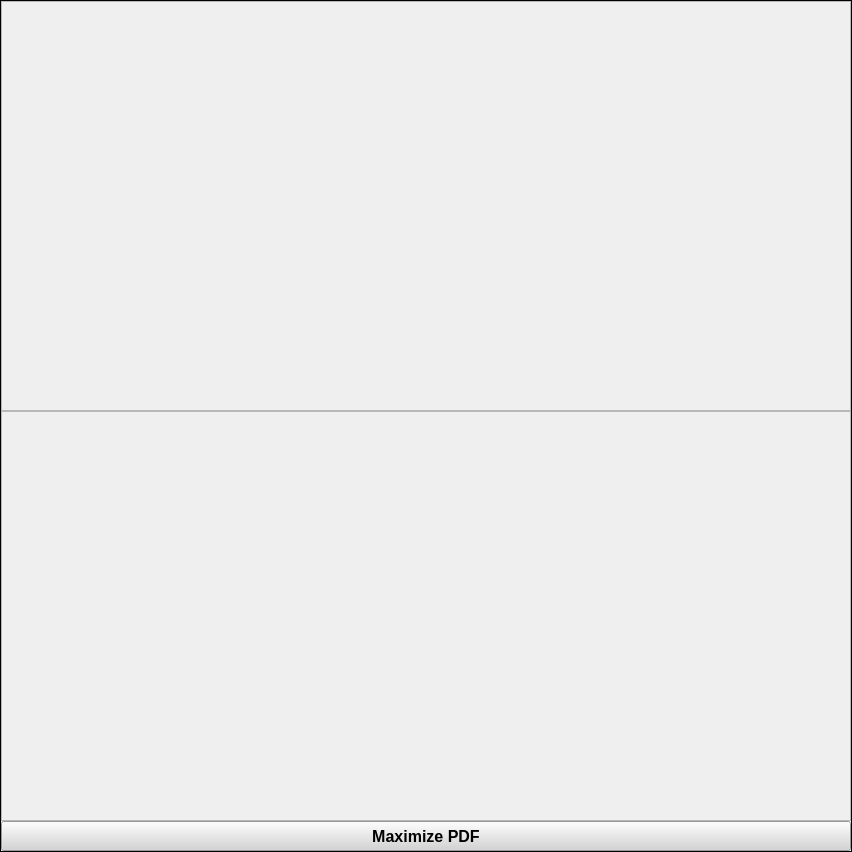
        <widget class="QFrame" name="table_pdf_video_frm">
         <property name="maximumSize">
          <size>
           <width>16777215</width>
           <height>16777215</height>
          </size>
         </property>
         <property name="frameShape">
          <enum>QFrame::Box</enum>
         </property>
         <property name="frameShadow">
          <enum>QFrame::Plain</enum>
         </property>
         <layout class="QVBoxLayout" name="verticalLayout_8">
          <property name="spacing">
           <number>0</number>
          </property>
          <property name="leftMargin">
           <number>0</number>
          </property>
          <property name="topMargin">
           <number>0</number>
          </property>
          <property name="rightMargin">
           <number>0</number>
          </property>
          <property name="bottomMargin">
           <number>0</number>
          </property>
          <item>
           <widget class="QLabel" name="Webpage">
            <property name="enabled">
             <bool>true</bool>
            </property>
            <property name="minimumSize">
             <size>
              <width>850</width>
              <height>410</height>
             </size>
            </property>
            <property name="maximumSize">
             <size>
              <width>16777215</width>
              <height>410</height>
             </size>
            </property>
            <property name="sizeIncrement">
             <size>
              <width>1015</width>
              <height>550</height>
             </size>
            </property>
            <property name="autoFillBackground">
             <bool>false</bool>
            </property>
            <property name="frameShape">
             <enum>QFrame::StyledPanel</enum>
            </property>
            <property name="frameShadow">
             <enum>QFrame::Sunken</enum>
            </property>
            <property name="text">
             <string/>
            </property>
           </widget>
          </item>
          <item>
           <widget class="QScrollArea" name="SOP_img_lbl">
            <property name="minimumSize">
             <size>
              <width>0</width>
              <height>410</height>
             </size>
            </property>
            <property name="maximumSize">
             <size>
              <width>16777215</width>
              <height>410</height>
             </size>
            </property>
            <property name="frameShape">
             <enum>QFrame::StyledPanel</enum>
            </property>
            <property name="widgetResizable">
             <bool>true</bool>
            </property>
            <widget class="QWidget" name="scrollAreaWidgetContents">
             <property name="geometry">
              <rect>
               <x>0</x>
               <y>0</y>
               <width>852</width>
               <height>408</height>
              </rect>
             </property>
            </widget>
           </widget>
          </item>
          <item>
           <widget class="QPushButton" name="Maximize_pdf">
            <property name="minimumSize">
             <size>
              <width>0</width>
              <height>30</height>
             </size>
            </property>
            <property name="maximumSize">
             <size>
              <width>16777215</width>
              <height>30</height>
             </size>
            </property>
            <property name="font">
             <font>
              <pointsize>12</pointsize>
              <weight>75</weight>
              <bold>true</bold>
             </font>
            </property>
            <property name="cursor">
             <cursorShape>PointingHandCursor</cursorShape>
            </property>
            <property name="contextMenuPolicy">
             <enum>Qt::NoContextMenu</enum>
            </property>
            <property name="styleSheet">
             <string notr="true">background-color: rgb(212, 212, 212)</string>
            </property>
            <property name="text">
             <string>Maximize PDF</string>
            </property>
           </widget>
          </item>
         </layout>
        </widget>
